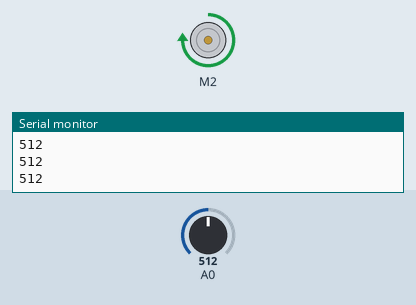
Recording of a sketch running on a simulated Arduino Uno, built with avr-gcc and run on an emulated ATmega328P. Shown: DC motor (green arrow = forward, orange = backward, longer = faster), the last lines printed to the serial monitor. Inputs (shaded band) come from the test bench; at power-on: A0 = 512.

Above: at 1.2 s.
1.3 s: A0 set to 319
2.8 s: A0 set to 286
At 4.0 s:
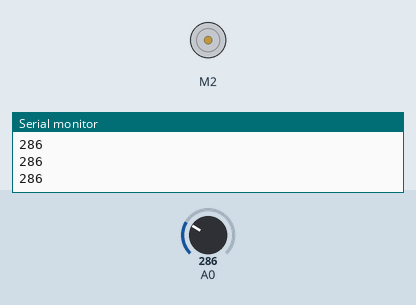
4.3 s: A0 set to 306
At 5.0 s:
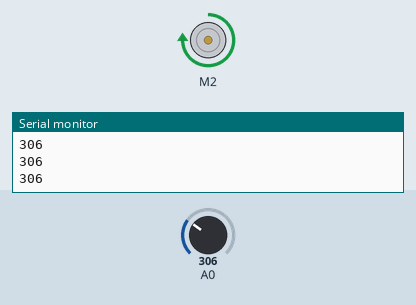
5.8 s: A0 set to 290
At 6.3 s:
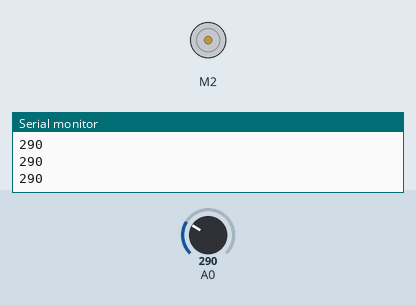
Timing chart, 0 to 8.3 s (numbered marks = the images above; inputs shaded):
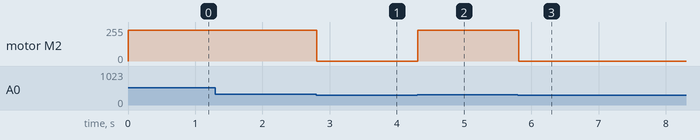

Measured:
- the behaviour switches between 301 and 300 on A0 (found by bisection; images 0 and 1)
- after the input at 2.8 s, motor M2: forward 232/255 → stopped at once
- after the input at 4.3 s, motor M2: stopped → forward 232/255 at once
- after the input at 5.8 s, motor M2: forward 232/255 → stopped at once

The sketch:

OtomatikSulama.ino
```cpp
#include <AFMotor.h>

AF_DCMotor motor(2);
void setup() {
  Serial.begin(9600);
  motor.setSpeed(1000);
  motor.run(RELEASE);
}
void loop()
{ int sensorValue = analogRead(A0);
  Serial.println(sensorValue);
  delay(1);
  if (sensorValue > 300)
  {
    motor.run(FORWARD);
  }
  else
    motor.run(RELEASE);
}
```
